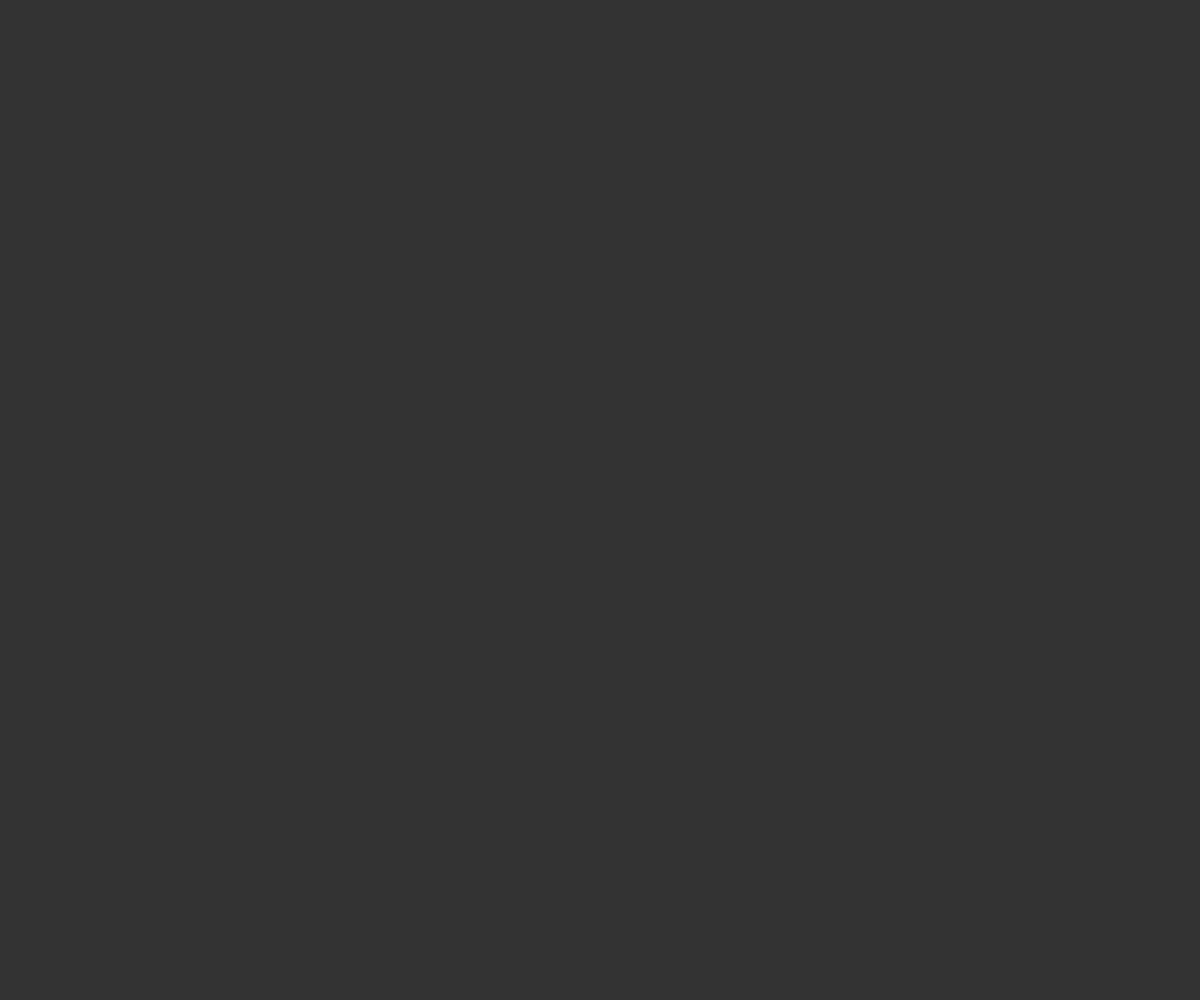
Frame 1 (no input)
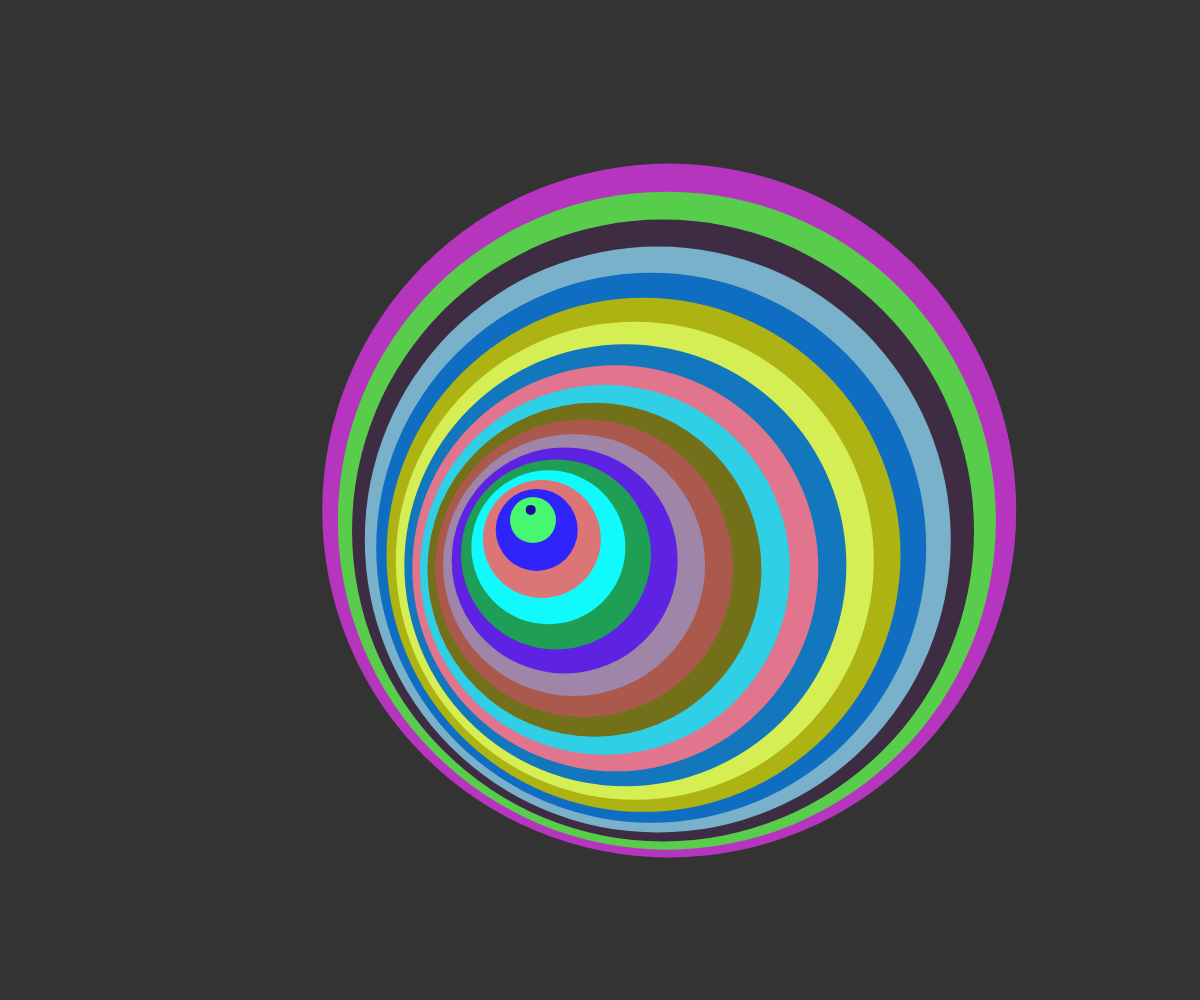
Frame 60 (no input)
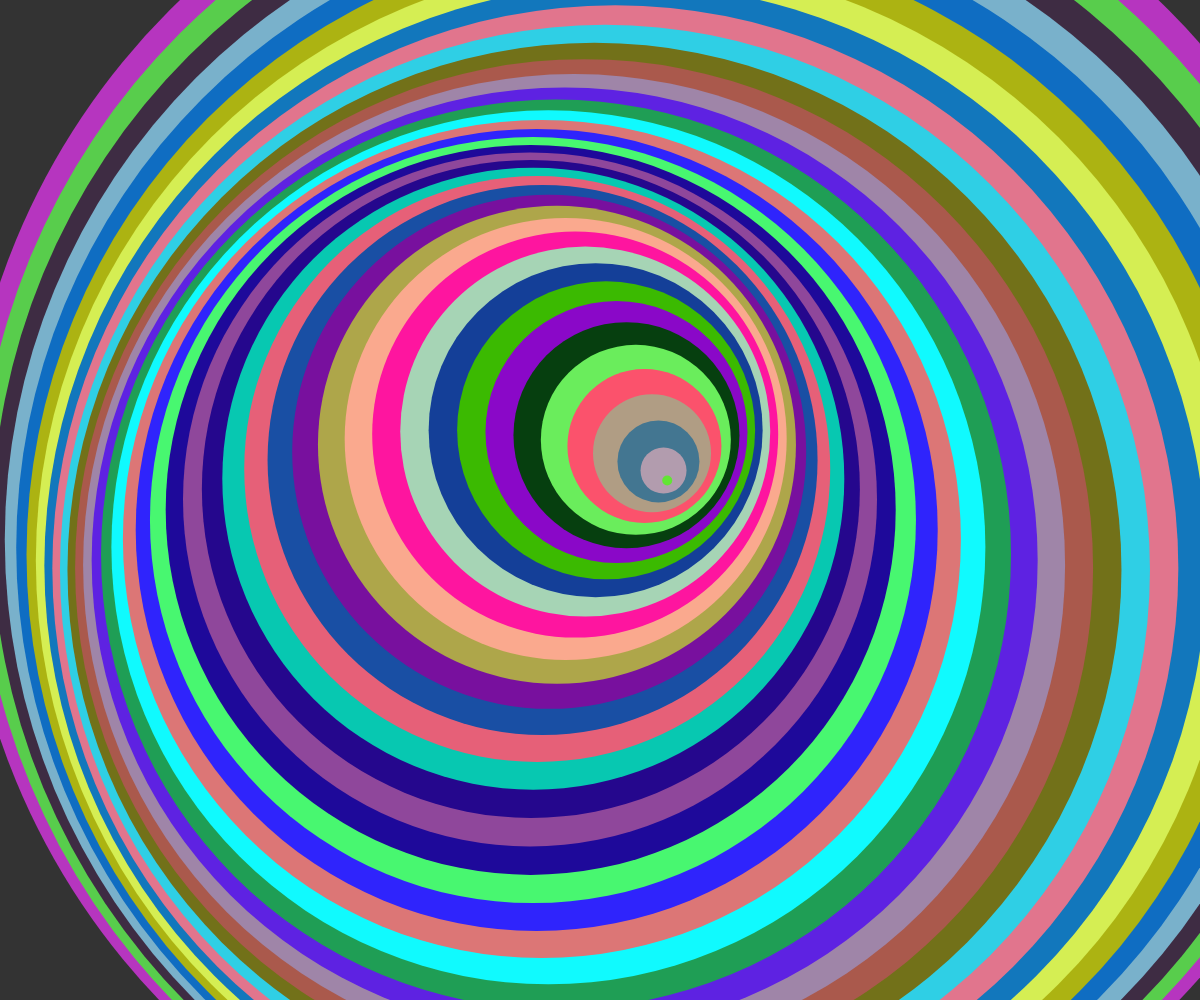
Frame 120 (the mouse pressed at the canvas centre since frame 60)

The p5.js sketch that drew these frames (run headless with seeded random() and noise() and a simulated clock; from frame 60 on, the mouse is pressed at the canvas centre):

// p5.js sketch
// ── sketch.js
var circles = [];
var bg;
var timer = 0;

function setup() {
	createCanvas(windowWidth, windowHeight);
	bg = color(51);

	noStroke();
}

function draw() {
	background(bg);

	timer++;
	if(timer % 3 == 0) {
		circles.push({
			x: cos(timer * 0.05) * 70 + width / 2,
			y: sin(timer * 0.05) * 70 + height / 2,
			size: 10,
			col: color(random(255), random(255), random(255))
		});
	}

	for(var i = 0; i < circles.length; i++) {
		fill(circles[i].col);
		ellipse(circles[i].x, circles[i].y, circles[i].size, circles[i].size);
		circles[i].size += 12;
		if(circles[i].size > (width + height) * 2) {
			bg = circles[i].col;
			circles.splice(i, 1);
			i--;
		}
	}
}

function windowResized() {
	resizeCanvas(windowWidth, windowHeight);
}
